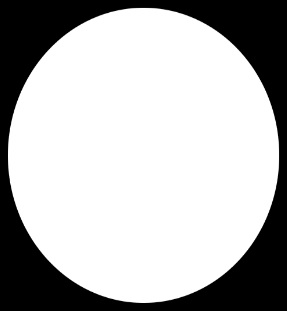
#> input picture ExtracaoDeCaracteristicas/tampaBinaria.jpg, 287 x 311 px, found by its file name
$ python ExtracaoDeCor.py
#> lines starting #> are read from the running program, lines starting #| are printed output that depends on the picture; long printed decimals are rounded
import cv2 as cv
import statistics

imagemBinaria = cv.imread("./ExtracaoDeCaracteristicas/tampaBinaria.jpg", 0)
#> imagemBinaria is the input picture: shape (311, 287); min 0, max 255, mean 179.8
imagemCinza = cv.imread("./ExtracaoDeCaracteristicas/tampaCinza.jpg", 0)
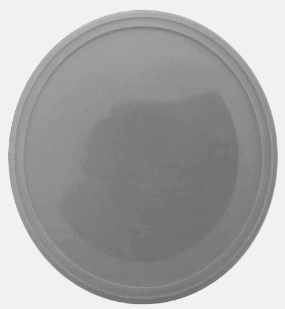
#> input picture ExtracaoDeCaracteristicas/tampaCinza.jpg, 285 x 309 px, found by its file name
#> imagemCinza is the input picture: shape (309, 285); min 101, max 248, mean 166.2
imagemRGB = cv.imread("./ExtracaoDeCaracteristicas/tampaRGB.jpg", 0)
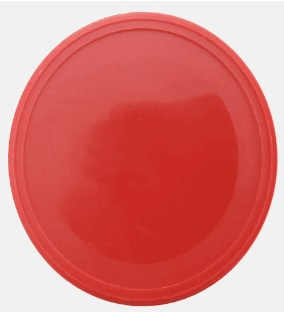
#> input picture ExtracaoDeCaracteristicas/tampaRGB.jpg, 284 x 312 px, found by its file name
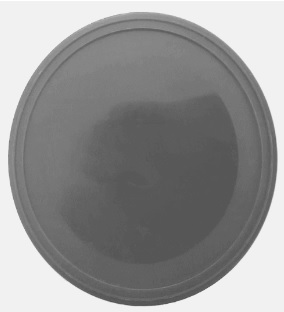
#> imagemRGB: shape (312, 284); min 80, max 255, mean 147.2

rolBinaria = imagemBinaria.ravel() # retorna a cor predominante de pixel da imagem
rolCinza = imagemCinza.ravel()

print(statistics.mode(rolBinaria)) #Retorna predominante branca
#| 255
print(statistics.mode(rolCinza))
#| 241

valorMedioRGB = cv.mean(imagemRGB)
#> valorMedioRGB = (147.2, 0, 0, 0)
valorMedioCinza = cv.mean(imagemCinza)
#> valorMedioCinza = (166.2, 0, 0, 0)

print(valorMedioRGB)
#| (147.189, 0.0, 0.0, 0.0)
print(valorMedioCinza)
#| (166.198, 0.0, 0.0, 0.0)
